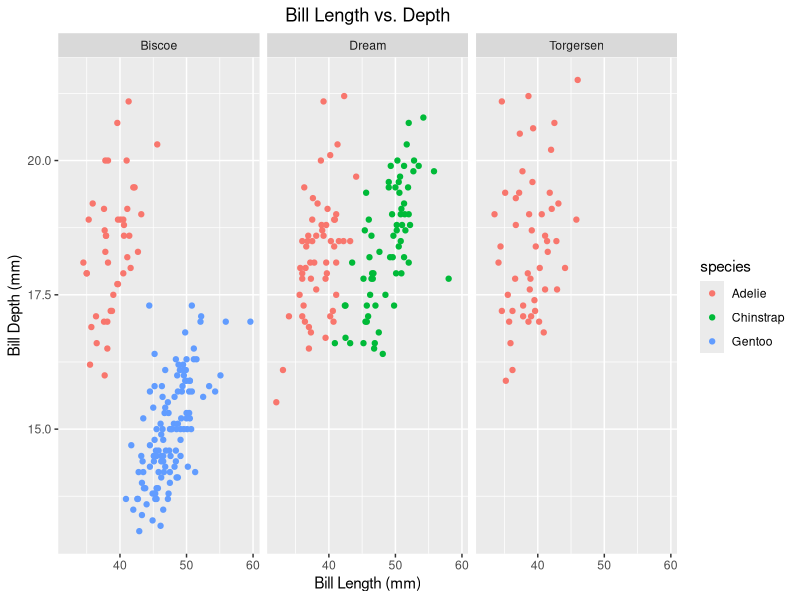
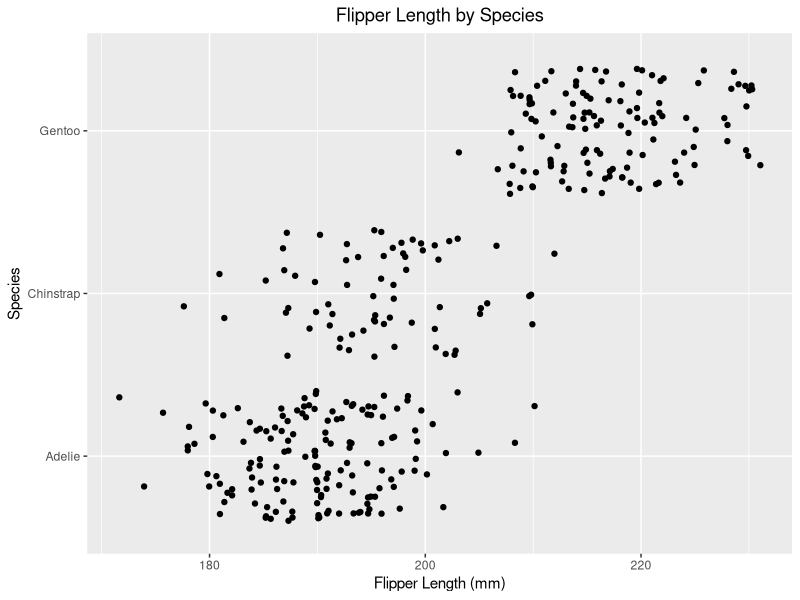

R code for these plots, in order:
## ---- chunk 1
library(tidyverse,palmerpenguins)
## ---- chunk 2
# create an expression ----
fx <- expression(x^2)

# derive ----
df_dx <- D(expr = fx, name = "x")
df_dx

# evaluate ----
x <- 3
eval(df_dx)

#6
## ---- chunk 3
pa <- expression(2 * (3 * a + 2)^4 - 5)
dp_da <- D(expr = pa, name = "a")
dp_da
a <- 1.2
eval(dp_da)

#4214.784
## ---- chunk 4
library(palmerpenguins)
data(package='palmerpenguins')
penguins <- penguins
## ---- chunk 5
data_range <- data.frame(x = c(30, 65))

ggplot(penguins, aes(x = bill_length_mm, y = bill_depth_mm))+
  geom_point(aes(color = species))+
  xlab("Bill Length (mm)")+
  ylab("Bill Depth (mm)")+
  ggtitle("Bill Length vs. Depth")+
  theme(plot.title = element_text(hjust = 0.5))+
  facet_wrap(~island)
## ---- chunk 6
ggplot(penguins, aes(x = flipper_length_mm, y = species))+
  geom_jitter()+
  xlab("Flipper Length (mm)")+
  ylab("Species")+
  ggtitle("Flipper Length by Species")+
  theme(plot.title = element_text(hjust = 0.5))
